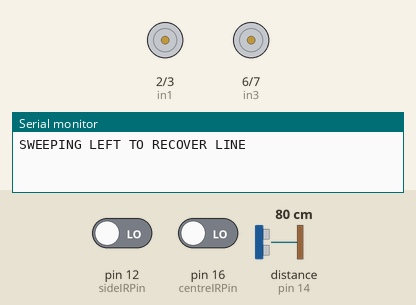
Simulated run of this sketch. Board: Arduino Uno, built with avr-gcc and run on an emulated ATmega328P. Parts: motor-driver pin pairs drawn as motors (green arrow = first pin HIGH = forward, orange = second pin HIGH = backward, longer = more drive, scaled by the enable pin), the last lines printed to the serial monitor. Wiring (inferred from the names in the program): ultrasonic range finder: trigger pin 15; echo pin 14. Inputs (shaded band) come from the test bench; at power-on: pin 16 (centreIRPin) LOW, pin 12 (sideIRPin) LOW, distance to the obstacle (sensor on pin 14) 80 cm. The echo pulse lasts 58.3 µs per cm.

Above: at 1.2 s.
1.3 s: pin 16 (centreIRPin) driven HIGH
At 2.3 s:
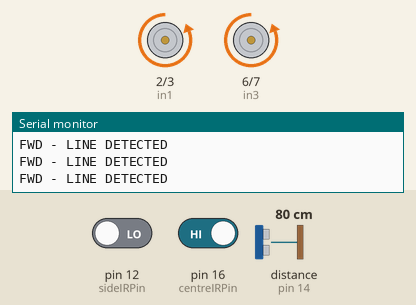
4.3 s: pin 16 (centreIRPin) driven LOW
At 4.53 s:
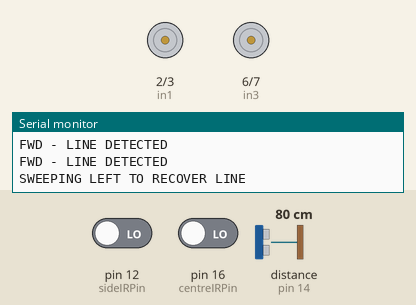
Timing chart, 0 to 13.3 s (numbered marks = the images above; inputs shaded):
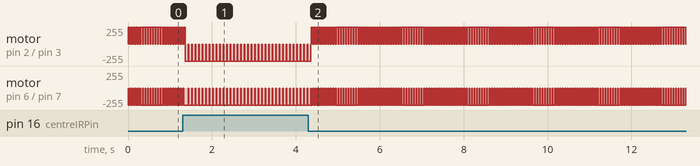

The sketch:

bestWorkingV2.ino
```cpp
#include <Arduino.h>

// VERSION STATUS
// centreIR and distance thingy working
// Quick-left check before right sweep (halved check time), extended overshoot for long right turns

// wheel diameter: 3.3
// define pins
const int centreIRPin = 16;
const int sideIRPin = 12;
const int trigPin = 15;
const int echoPin = 14;

// Motor Driver Pins
// Left Motor (Motor A)
const int enA = 4;  // Speed control (Needs PWM ~ pin)
const int in1 = 2;  // Direction Pin 1
const int in2 = 3;  // Direction Pin 2

// Right Motor (Motor B)
const int enB = 8; // Speed control (Needs PWM ~ pin)
const int in3 = 6;  // Direction Pin 1
const int in4 = 7;  // Direction Pin 2

// --- Memory Flag for Line Following ---
bool sawLineOnRight = false; // Remembers if the line was last seen on the right

float duration, distance;

// --- Movement Settings ---
const int motorSpeed = 225;

// Forward movement settings
const int forwardStepTime = 75;
const int forwardPauseTime = 3;

// Turn sweep settings
const int turnStepTime = 40;
const int turnPauseTime = 20;
const int turnOvershoot = 30; // Standard overshoot to comfortably center

// Advanced Turn Settings
const int leftCheckTime = 40;        // HALVED: Quick left twitch before a right turn
const int longTurnThreshold = 500;   // Milliseconds before a turn is considered "long"
const int longTurnOvershoot = 200;   // Extended overshoot if the turn was long

void setup() {
  Serial.begin(115200);
  pinMode(centreIRPin, INPUT);
  pinMode(sideIRPin, INPUT);

  // Ultrasonic
  pinMode(trigPin, OUTPUT);
  pinMode(echoPin, INPUT);

  // Set all motor control pins to outputs
  pinMode(enA, OUTPUT);
  pinMode(in1, OUTPUT);
  pinMode(in2, OUTPUT);

  pinMode(enB, OUTPUT);
  pinMode(in3, OUTPUT);
  pinMode(in4, OUTPUT);

  digitalWrite(in1, LOW);
  digitalWrite(in2, LOW);
  digitalWrite(in3, LOW);
  digitalWrite(in4, LOW);
}

void loop() {
  // 1. READ SENSORS
  digitalWrite(trigPin, LOW);
  delayMicroseconds(2);
  digitalWrite(trigPin, HIGH);
  delayMicroseconds(10);
  digitalWrite(trigPin, LOW);

  duration = pulseIn(echoPin, HIGH);
  distance = (duration*.0343)/2;

  int centerState = digitalRead(centreIRPin);
  int rightState = digitalRead(sideIRPin);

  // 2. DETERMINE NEXT MOVEMENT

  if (centerState == HIGH) {
    // === PATH DIRECTLY FORWARD EXISTS ===

    if (rightState == HIGH) {
      sawLineOnRight = true; // Remember fake/real side paths just in case
    } else {
      sawLineOnRight = false; // Passed the junction, forget it!
    }

    // Drive forward
    digitalWrite(in1, LOW);
    digitalWrite(in2, HIGH);
    digitalWrite(in3, LOW);
    digitalWrite(in4, HIGH);

    analogWrite(enA, motorSpeed);
    analogWrite(enB, motorSpeed);
    Serial.println("FWD - LINE DETECTED");

    // Execute smooth forward step
    delay(forwardStepTime);
    analogWrite(enA, 0);
    analogWrite(enB, 0);
    delay(forwardPauseTime);

  } else {
    // === NO PATH DIRECTLY FORWARD (LOST THE LINE) ===

    if (sawLineOnRight || rightState == HIGH) {

      // -- NEW: QUICK LEFT CHECK --
      Serial.println("QUICK LEFT CHECK...");
      digitalWrite(in1, HIGH);
      digitalWrite(in2, LOW);
      digitalWrite(in3, LOW);
      digitalWrite(in4, HIGH);

      analogWrite(enA, motorSpeed);
      analogWrite(enB, motorSpeed);
      delay(leftCheckTime);

      analogWrite(enA, 0);
      analogWrite(enB, 0);
      delay(turnPauseTime);

      // If we found the line during the left check, skip the right sweep
      if (digitalRead(centreIRPin) == HIGH) {
        Serial.println("LINE FOUND ON LEFT CHECK");
        sawLineOnRight = false;
      }
      else {
        // -- PROCEED TO RIGHT SWEEP --
        Serial.println("SWEEPING RIGHT TO RECOVER LINE");
        digitalWrite(in1, LOW);
        digitalWrite(in2, HIGH);
        digitalWrite(in3, HIGH);
        digitalWrite(in4, LOW);

        // Start a timer to see how long this turn takes
        unsigned long turnStartTime = millis();

        // Trap the robot in this loop until the sensor sees black again
        while (digitalRead(centreIRPin) == LOW) {
          analogWrite(enA, motorSpeed);
          analogWrite(enB, motorSpeed);
          delay(turnStepTime);

          analogWrite(enA, 0);
          analogWrite(enB, 0);
          delay(turnPauseTime);
        }

        // Calculate how long it took to find the line
        unsigned long turnDuration = millis() - turnStartTime;

        // Execute overshoot based on how long the turn was
        analogWrite(enA, motorSpeed);
        analogWrite(enB, motorSpeed);

        if (turnDuration > longTurnThreshold) {
           delay(longTurnOvershoot); // 200ms extra push
           Serial.println("LONG TURN OVERSHOOT APPLIED");
        } else {
           delay(turnOvershoot); // Standard 30ms push
        }

        // Stop and reset the memory flag
        analogWrite(enA, 0);
        analogWrite(enB, 0);
        sawLineOnRight = false;
      }

    } else {
      // TURN LEFT IN INCREMENTS UNTIL LINE IS FOUND
      Serial.println("SWEEPING LEFT TO RECOVER LINE");
      digitalWrite(in1, HIGH);
      digitalWrite(in2, LOW);
      digitalWrite(in3, LOW);
      digitalWrite(in4, HIGH);

      // Trap the robot in this loop until the sensor sees black again
      while (digitalRead(centreIRPin) == LOW) {
        analogWrite(enA, motorSpeed);
        analogWrite(enB, motorSpeed);
        delay(turnStepTime);

        analogWrite(enA, 0);
        analogWrite(enB, 0);
        delay(turnPauseTime);
      }

      // Comfortably center it
      analogWrite(enA, motorSpeed);
      analogWrite(enB, motorSpeed);
      delay(turnOvershoot);

      // Stop
      analogWrite(enA, 0);
      analogWrite(enB, 0);
    }
  }
}
```

Measured:
- after the input at 1.3 s, motor on pin 6 (in3) / pin 7 (in4): alternates backward 255/255 for 0.08 s and stopped for 0.01 s, starting after 0.14 s
- after the input at 4.3 s, motor on pin 2 (in1) / pin 3 (in2): alternates forward 255/255 for 0.04 s and stopped for 0.02 s, starting after 0.07 s; motor on pin 6 (in3) / pin 7 (in4): alternates backward 255/255 for 0.04 s and stopped for 0.02 s, starting after 0.17 s
- by itself, motor on pin 6 (in3) / pin 7 (in4): alternates backward 255/255 for 0.04 s and stopped for 0.02 s
